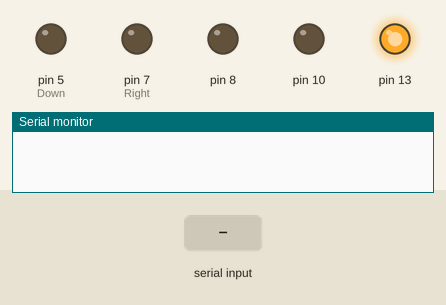
Bench run of a sketch on a simulated Arduino Uno, built with avr-gcc and run on an emulated ATmega328P. Parts: output pins drawn as LEDs (lit = HIGH), the last lines printed to the serial monitor. Inputs (shaded band) come from the test bench.

Above: at 1.2 s.
1.3 s: "D" received over Serial
At 2.4 s:
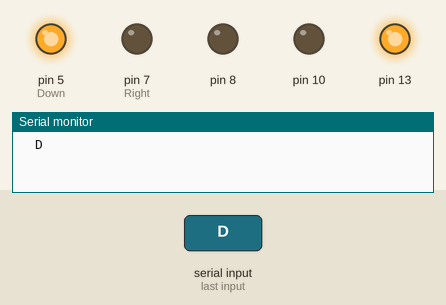
2.8 s: "R" received over Serial
At 3.5 s:
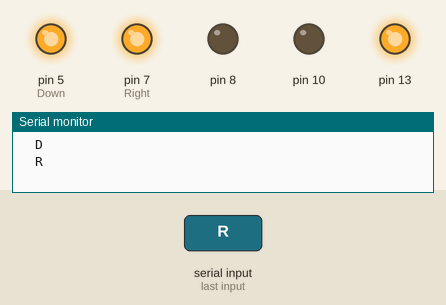
4.3 s: "2" received over Serial
At 4.7 s:
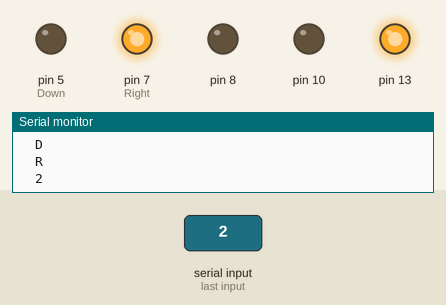
5.8 s: "T" received over Serial
At 7.1 s:
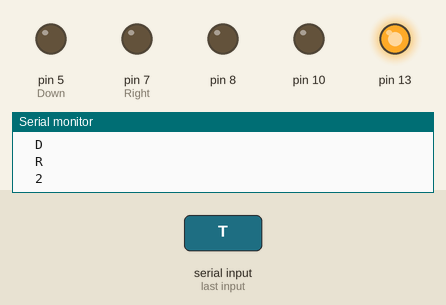
Timing chart, 0 to 8.4 s (numbered marks = the images above; inputs shaded):
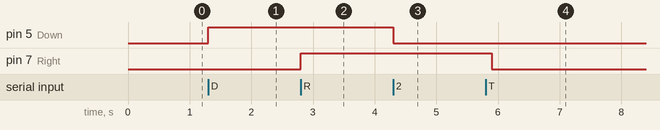

The sketch:

Controle_CAr.ino
```cpp
#include<dht11.h>
int Up = 4; int Down = 5;
int Left = 6;
int Right = 7;

void setup()
{
  Serial.begin(9600);
  pinMode(10, OUTPUT);
  pinMode(8, OUTPUT);
  pinMode(7, OUTPUT);
  pinMode(5, OUTPUT);
  pinMode(13,OUTPUT);

  digitalWrite(13,HIGH);
  digitalWrite(Up, LOW);
  digitalWrite(Down, LOW);
  digitalWrite(Right, LOW);
  digitalWrite(Left, LOW);
}

void loop()
{

  if (Serial.available())
  {

    int c = Serial.read();

    if (c == 'U')
    {
      digitalWrite(Up, HIGH);
      Serial.println("  U  ");
    }
     if (c == 'D')
    {
      digitalWrite(Down, HIGH);
      Serial.println("  D  ");
    }
     if (c == 'L')
    {
      digitalWrite(Left, HIGH);
      Serial.println("  L  ");
    }
    if (c == 'C')
    {
      digitalWrite(Left, HIGH);
      delay(100);
      digitalWrite(Left, LOW);
    }
     if (c == 'R')
    {
      digitalWrite(Right, HIGH);
      Serial.println("  R  ");
    }
    if (c == 'T')
    {
      digitalWrite(Right, HIGH);
      delay(100);
      digitalWrite(Right, LOW);
    }
     if (c == 'P')
    {
      digitalWrite(Right, LOW);
      digitalWrite(Left, LOW);
      digitalWrite(Down, LOW);
      digitalWrite(Up, LOW);
    }
        if (c == '1')
    {
      digitalWrite(Up, LOW);
      Serial.println("  1  ");
    }
     if (c == '2')
    {
      digitalWrite(Down, LOW);
      Serial.println("  2  ");
    }
     if (c == '3')

    {
      digitalWrite(Left, LOW);
      Serial.println("  3  ");
    }
     if (c == '4')
    {
      digitalWrite(Right, LOW);
      Serial.println("  4  ");
    }

}
}
```

Measured:
- after the input at 1.3 s, pin 5 (Down): LOW → HIGH at once
- after the input at 2.8 s, pin 7 (Right): LOW → HIGH at once
- after the input at 4.3 s, pin 5 (Down): HIGH → LOW at once
- after the input at 5.8 s, pin 7 (Right): HIGH → LOW after 0.10 s
